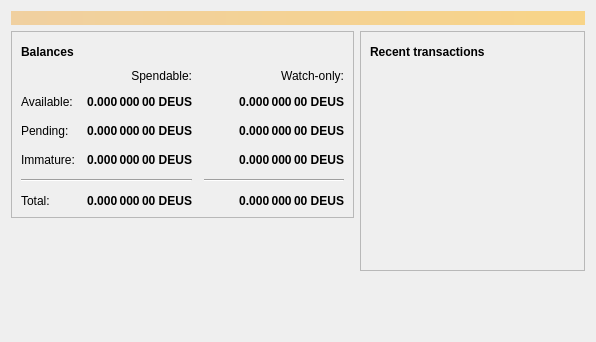
<?xml version="1.0" encoding="UTF-8"?>
<ui version="4.0">
 <class>OverviewPage</class>
 <widget class="QWidget" name="OverviewPage">
  <property name="geometry">
   <rect>
    <x>0</x>
    <y>0</y>
    <width>596</width>
    <height>342</height>
   </rect>
  </property>
  <property name="windowTitle">
   <string>Form</string>
  </property>
  <layout class="QVBoxLayout" name="topLayout">
   <item>
    <widget class="QLabel" name="labelAlerts">
     <property name="visible">
      <bool>false</bool>
     </property>
     <property name="styleSheet">
      <string notr="true">QLabel { background-color: qlineargradient(x1: 0, y1: 0, x2: 1, y2: 0, stop:0 #F0D0A0, stop:1 #F8D488); color:#000000; }</string>
     </property>
     <property name="wordWrap">
      <bool>true</bool>
     </property>
     <property name="margin">
      <number>3</number>
     </property>
     <property name="textInteractionFlags">
      <set>Qt::TextSelectableByMouse</set>
     </property>
    </widget>
   </item>
   <item>
    <layout class="QHBoxLayout" name="horizontalLayout" stretch="1,1">
     <item>
      <layout class="QVBoxLayout" name="verticalLayout_2">
       <item>
        <widget class="QFrame" name="frame">
         <property name="frameShape">
          <enum>QFrame::StyledPanel</enum>
         </property>
         <property name="frameShadow">
          <enum>QFrame::Raised</enum>
         </property>
         <layout class="QVBoxLayout" name="verticalLayout_4">
          <item>
           <layout class="QHBoxLayout" name="horizontalLayout_4">
            <item>
             <widget class="QLabel" name="label_5">
              <property name="font">
               <font>
                <weight>75</weight>
                <bold>true</bold>
               </font>
              </property>
              <property name="text">
               <string>Balances</string>
              </property>
             </widget>
            </item>
            <item>
             <widget class="QPushButton" name="labelWalletStatus">
              <property name="enabled">
               <bool>true</bool>
              </property>
              <property name="maximumSize">
               <size>
                <width>30</width>
                <height>16777215</height>
               </size>
              </property>
              <property name="toolTip">
               <string>The displayed information may be out of date. Your wallet automatically synchronizes with the Deuscoin network after a connection is established, but this process has not completed yet.</string>
              </property>
              <property name="text">
               <string/>
              </property>
              <property name="icon">
               <iconset resource="../deuscoin.qrc">
                <normaloff>:/icons/warning</normaloff>
                <disabledoff>:/icons/warning</disabledoff>:/icons/warning</iconset>
              </property>
              <property name="iconSize">
               <size>
                <width>24</width>
                <height>24</height>
               </size>
              </property>
              <property name="flat">
               <bool>true</bool>
              </property>
             </widget>
            </item>
            <item>
             <spacer name="horizontalSpacer_3">
              <property name="orientation">
               <enum>Qt::Horizontal</enum>
              </property>
              <property name="sizeHint" stdset="0">
               <size>
                <width>40</width>
                <height>20</height>
               </size>
              </property>
             </spacer>
            </item>
           </layout>
          </item>
          <item>
           <layout class="QGridLayout" name="gridLayout">
            <property name="spacing">
             <number>12</number>
            </property>
            <item row="2" column="2">
             <widget class="QLabel" name="labelWatchPending">
              <property name="font">
               <font>
                <weight>75</weight>
                <bold>true</bold>
               </font>
              </property>
              <property name="cursor">
               <cursorShape>IBeamCursor</cursorShape>
              </property>
              <property name="toolTip">
               <string>Unconfirmed transactions to watch-only addresses</string>
              </property>
              <property name="text">
               <string notr="true">0.000 000 00 DEUS</string>
              </property>
              <property name="alignment">
               <set>Qt::AlignRight|Qt::AlignTrailing|Qt::AlignVCenter</set>
              </property>
              <property name="textInteractionFlags">
               <set>Qt::LinksAccessibleByMouse|Qt::TextSelectableByKeyboard|Qt::TextSelectableByMouse</set>
              </property>
             </widget>
            </item>
            <item row="2" column="1">
             <widget class="QLabel" name="labelUnconfirmed">
              <property name="font">
               <font>
                <weight>75</weight>
                <bold>true</bold>
               </font>
              </property>
              <property name="cursor">
               <cursorShape>IBeamCursor</cursorShape>
              </property>
              <property name="toolTip">
               <string>Total of transactions that have yet to be confirmed, and do not yet count toward the spendable balance</string>
              </property>
              <property name="text">
               <string notr="true">0.000 000 00 DEUS</string>
              </property>
              <property name="alignment">
               <set>Qt::AlignRight|Qt::AlignTrailing|Qt::AlignVCenter</set>
              </property>
              <property name="textInteractionFlags">
               <set>Qt::LinksAccessibleByMouse|Qt::TextSelectableByKeyboard|Qt::TextSelectableByMouse</set>
              </property>
             </widget>
            </item>
            <item row="3" column="2">
             <widget class="QLabel" name="labelWatchImmature">
              <property name="font">
               <font>
                <weight>75</weight>
                <bold>true</bold>
               </font>
              </property>
              <property name="cursor">
               <cursorShape>IBeamCursor</cursorShape>
              </property>
              <property name="toolTip">
               <string>Mined balance in watch-only addresses that has not yet matured</string>
              </property>
              <property name="text">
               <string notr="true">0.000 000 00 DEUS</string>
              </property>
              <property name="alignment">
               <set>Qt::AlignRight|Qt::AlignTrailing|Qt::AlignVCenter</set>
              </property>
              <property name="textInteractionFlags">
               <set>Qt::LinksAccessibleByMouse|Qt::TextSelectableByKeyboard|Qt::TextSelectableByMouse</set>
              </property>
             </widget>
            </item>
            <item row="4" column="0" colspan="2">
             <widget class="Line" name="line">
              <property name="orientation">
               <enum>Qt::Horizontal</enum>
              </property>
             </widget>
            </item>
            <item row="4" column="2">
             <widget class="Line" name="lineWatchBalance">
              <property name="sizePolicy">
               <sizepolicy hsizetype="Preferred" vsizetype="Fixed">
                <horstretch>0</horstretch>
                <verstretch>0</verstretch>
               </sizepolicy>
              </property>
              <property name="minimumSize">
               <size>
                <width>140</width>
                <height>0</height>
               </size>
              </property>
              <property name="orientation">
               <enum>Qt::Horizontal</enum>
              </property>
             </widget>
            </item>
            <item row="5" column="0">
             <widget class="QLabel" name="labelTotalText">
              <property name="text">
               <string>Total:</string>
              </property>
             </widget>
            </item>
            <item row="3" column="1">
             <widget class="QLabel" name="labelImmature">
              <property name="font">
               <font>
                <weight>75</weight>
                <bold>true</bold>
               </font>
              </property>
              <property name="cursor">
               <cursorShape>IBeamCursor</cursorShape>
              </property>
              <property name="toolTip">
               <string>Mined balance that has not yet matured</string>
              </property>
              <property name="text">
               <string notr="true">0.000 000 00 DEUS</string>
              </property>
              <property name="alignment">
               <set>Qt::AlignRight|Qt::AlignTrailing|Qt::AlignVCenter</set>
              </property>
              <property name="textInteractionFlags">
               <set>Qt::LinksAccessibleByMouse|Qt::TextSelectableByKeyboard|Qt::TextSelectableByMouse</set>
              </property>
             </widget>
            </item>
            <item row="2" column="3">
             <spacer name="horizontalSpacer_2">
              <property name="orientation">
               <enum>Qt::Horizontal</enum>
              </property>
              <property name="sizeHint" stdset="0">
               <size>
                <width>40</width>
                <height>20</height>
               </size>
              </property>
             </spacer>
            </item>
            <item row="3" column="0">
             <widget class="QLabel" name="labelImmatureText">
              <property name="text">
               <string>Immature:</string>
              </property>
             </widget>
            </item>
            <item row="5" column="1">
             <widget class="QLabel" name="labelTotal">
              <property name="font">
               <font>
                <weight>75</weight>
                <bold>true</bold>
               </font>
              </property>
              <property name="cursor">
               <cursorShape>IBeamCursor</cursorShape>
              </property>
              <property name="toolTip">
               <string>Your current total balance</string>
              </property>
              <property name="text">
               <string notr="true">0.000 000 00 DEUS</string>
              </property>
              <property name="alignment">
               <set>Qt::AlignRight|Qt::AlignTrailing|Qt::AlignVCenter</set>
              </property>
              <property name="textInteractionFlags">
               <set>Qt::LinksAccessibleByMouse|Qt::TextSelectableByKeyboard|Qt::TextSelectableByMouse</set>
              </property>
             </widget>
            </item>
            <item row="5" column="2">
             <widget class="QLabel" name="labelWatchTotal">
              <property name="font">
               <font>
                <weight>75</weight>
                <bold>true</bold>
               </font>
              </property>
              <property name="cursor">
               <cursorShape>IBeamCursor</cursorShape>
              </property>
              <property name="toolTip">
               <string>Current total balance in watch-only addresses</string>
              </property>
              <property name="text">
               <string notr="true">0.000 000 00 DEUS</string>
              </property>
              <property name="alignment">
               <set>Qt::AlignRight|Qt::AlignTrailing|Qt::AlignVCenter</set>
              </property>
              <property name="textInteractionFlags">
               <set>Qt::LinksAccessibleByMouse|Qt::TextSelectableByKeyboard|Qt::TextSelectableByMouse</set>
              </property>
             </widget>
            </item>
            <item row="0" column="2">
             <widget class="QLabel" name="labelWatchonly">
              <property name="text">
               <string>Watch-only:</string>
              </property>
              <property name="alignment">
               <set>Qt::AlignRight|Qt::AlignTrailing|Qt::AlignVCenter</set>
              </property>
             </widget>
            </item>
            <item row="1" column="0">
             <widget class="QLabel" name="labelBalanceText">
              <property name="text">
               <string>Available:</string>
              </property>
             </widget>
            </item>
            <item row="1" column="1">
             <widget class="QLabel" name="labelBalance">
              <property name="font">
               <font>
                <weight>75</weight>
                <bold>true</bold>
               </font>
              </property>
              <property name="cursor">
               <cursorShape>IBeamCursor</cursorShape>
              </property>
              <property name="toolTip">
               <string>Your current spendable balance</string>
              </property>
              <property name="text">
               <string notr="true">0.000 000 00 DEUS</string>
              </property>
              <property name="alignment">
               <set>Qt::AlignRight|Qt::AlignTrailing|Qt::AlignVCenter</set>
              </property>
              <property name="textInteractionFlags">
               <set>Qt::LinksAccessibleByMouse|Qt::TextSelectableByKeyboard|Qt::TextSelectableByMouse</set>
              </property>
             </widget>
            </item>
            <item row="1" column="2">
             <widget class="QLabel" name="labelWatchAvailable">
              <property name="font">
               <font>
                <weight>75</weight>
                <bold>true</bold>
               </font>
              </property>
              <property name="cursor">
               <cursorShape>IBeamCursor</cursorShape>
              </property>
              <property name="toolTip">
               <string>Your current balance in watch-only addresses</string>
              </property>
              <property name="text">
               <string notr="true">0.000 000 00 DEUS</string>
              </property>
              <property name="alignment">
               <set>Qt::AlignRight|Qt::AlignTrailing|Qt::AlignVCenter</set>
              </property>
              <property name="textInteractionFlags">
               <set>Qt::LinksAccessibleByMouse|Qt::TextSelectableByKeyboard|Qt::TextSelectableByMouse</set>
              </property>
             </widget>
            </item>
            <item row="2" column="0">
             <widget class="QLabel" name="labelPendingText">
              <property name="text">
               <string>Pending:</string>
              </property>
             </widget>
            </item>
            <item row="0" column="1">
             <widget class="QLabel" name="labelSpendable">
              <property name="text">
               <string>Spendable:</string>
              </property>
              <property name="alignment">
               <set>Qt::AlignRight|Qt::AlignTrailing|Qt::AlignVCenter</set>
              </property>
             </widget>
            </item>
           </layout>
          </item>
         </layout>
        </widget>
       </item>
       <item>
        <spacer name="verticalSpacer">
         <property name="orientation">
          <enum>Qt::Vertical</enum>
         </property>
         <property name="sizeHint" stdset="0">
          <size>
           <width>20</width>
           <height>40</height>
          </size>
         </property>
        </spacer>
       </item>
      </layout>
     </item>
     <item>
      <layout class="QVBoxLayout" name="verticalLayout_3">
       <item>
        <widget class="QFrame" name="frame_2">
         <property name="frameShape">
          <enum>QFrame::StyledPanel</enum>
         </property>
         <property name="frameShadow">
          <enum>QFrame::Raised</enum>
         </property>
         <layout class="QVBoxLayout" name="verticalLayout">
          <item>
           <layout class="QHBoxLayout" name="horizontalLayout_2">
            <item>
             <widget class="QLabel" name="label_4">
              <property name="font">
               <font>
                <weight>75</weight>
                <bold>true</bold>
               </font>
              </property>
              <property name="text">
               <string>Recent transactions</string>
              </property>
             </widget>
            </item>
            <item>
             <widget class="QPushButton" name="labelTransactionsStatus">
              <property name="enabled">
               <bool>true</bool>
              </property>
              <property name="maximumSize">
               <size>
                <width>30</width>
                <height>16777215</height>
               </size>
              </property>
              <property name="toolTip">
               <string>The displayed information may be out of date. Your wallet automatically synchronizes with the Deuscoin network after a connection is established, but this process has not completed yet.</string>
              </property>
              <property name="text">
               <string/>
              </property>
              <property name="icon">
               <iconset resource="../deuscoin.qrc">
                <normaloff>:/icons/warning</normaloff>
                <disabledoff>:/icons/warning</disabledoff>:/icons/warning</iconset>
              </property>
              <property name="iconSize">
               <size>
                <width>24</width>
                <height>24</height>
               </size>
              </property>
              <property name="flat">
               <bool>true</bool>
              </property>
             </widget>
            </item>
            <item>
             <spacer name="horizontalSpacer">
              <property name="orientation">
               <enum>Qt::Horizontal</enum>
              </property>
              <property name="sizeHint" stdset="0">
               <size>
                <width>40</width>
                <height>20</height>
               </size>
              </property>
             </spacer>
            </item>
           </layout>
          </item>
          <item>
           <widget class="QListView" name="listTransactions">
            <property name="styleSheet">
             <string notr="true">QListView { background: transparent; }</string>
            </property>
            <property name="frameShape">
             <enum>QFrame::NoFrame</enum>
            </property>
            <property name="verticalScrollBarPolicy">
             <enum>Qt::ScrollBarAlwaysOff</enum>
            </property>
            <property name="horizontalScrollBarPolicy">
             <enum>Qt::ScrollBarAlwaysOff</enum>
            </property>
            <property name="selectionMode">
             <enum>QAbstractItemView::NoSelection</enum>
            </property>
           </widget>
          </item>
         </layout>
        </widget>
       </item>
       <item>
        <spacer name="verticalSpacer_2">
         <property name="orientation">
          <enum>Qt::Vertical</enum>
         </property>
         <property name="sizeHint" stdset="0">
          <size>
           <width>20</width>
           <height>40</height>
          </size>
         </property>
        </spacer>
       </item>
      </layout>
     </item>
    </layout>
   </item>
  </layout>
 </widget>
 <resources/>
 <connections/>
</ui>
